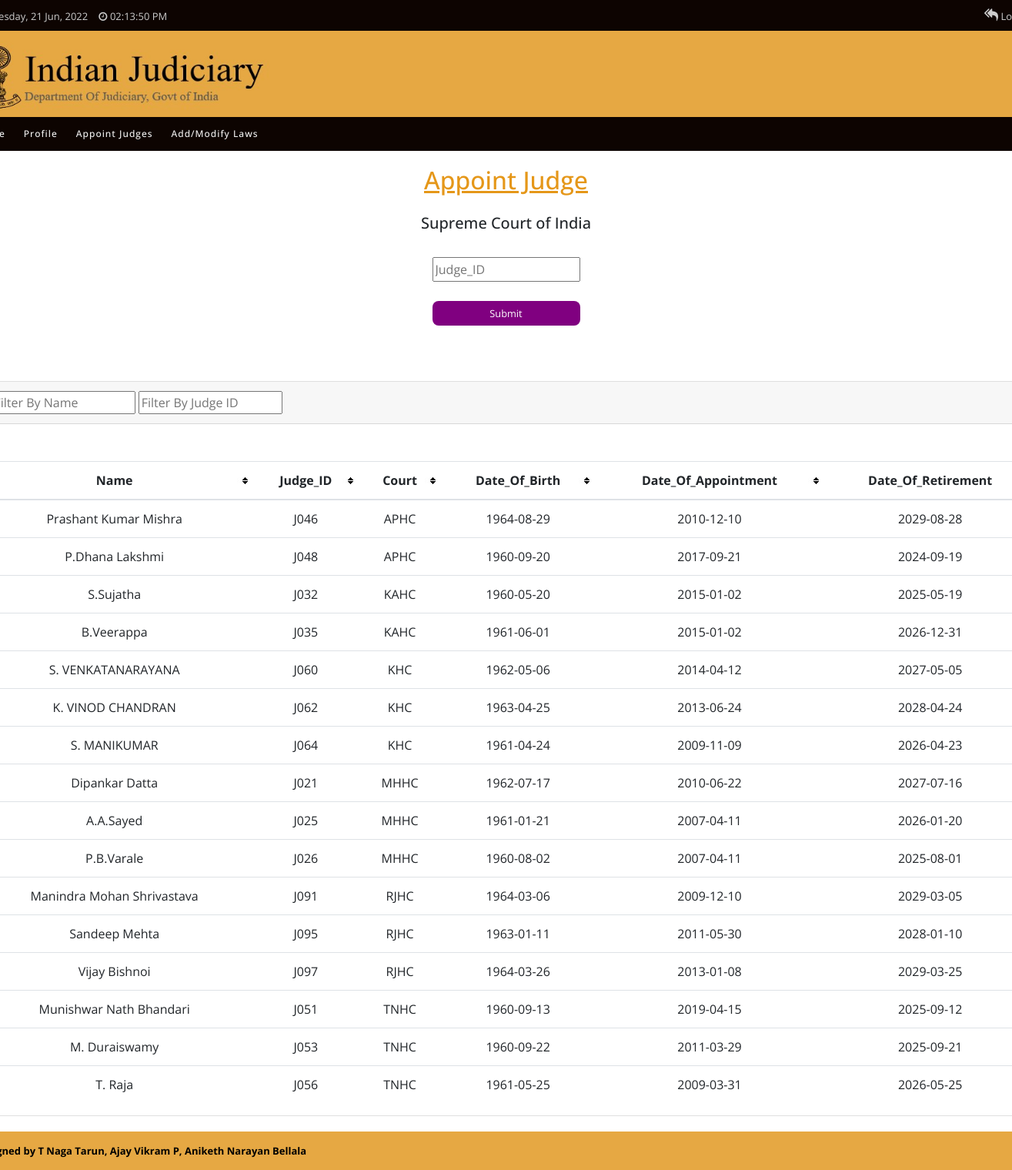
The app's page /appointjudges.php (signed in) with its own data.
### tables this page shows
CREATE TABLE `JUDGES` (
  `Judge_ID` varchar(255) NOT NULL,
  `Date_Of_Appointment` date NOT NULL,
  `Date_Of_Resignation` date NOT NULL,
  `Aadhaar_ID` bigint(20) NOT NULL,
  `Experience` int(11) NOT NULL,
  `Court_ID` varchar(255) NOT NULL,
  `Password` varchar(255) NOT NULL,
  `Status` enum('Active','Retired','Suspended') NOT NULL DEFAULT 'Active'
);

CREATE TABLE `BIODATA` (
  `Aadhaar_ID` bigint(12) NOT NULL,
  `Full_Name` varchar(255) NOT NULL,
  `Date_Of_Birth` date NOT NULL,
  `Address` varchar(100) NOT NULL,
  `Mobile_Number` bigint(20) NOT NULL,
  `Email_ID` varchar(255) NOT NULL,
  `Password` varchar(255) NOT NULL DEFAULT 'pass'
);

### appointjudges.php (the view, shortened to what this page needs)
<!DOCTYPE html PUBLIC "-//W3C//Dp XHTML 1.0 Transitional//EN" "http://www.w3.org/TR/xhtml1/Dp/xhtml1-transitional.dp">
<html xmlns="http://www.w3.org/1999/xhtml">
<head>
    <link rel="stylesheet" href="https://cdn.jsdelivr.net/npm/bootstrap@4.1.3/dist/css/bootstrap.min.css">
    <link rel="stylesheet" type="text/css" href="css/bootstrap.min.css" />
    <link id="pagestyle" rel="stylesheet" type="text/css" href="css/style.css" />
    <link rel="stylesheet" type="text/css" href="https://stackpath.bootstrapcdn.com/font-awesome/4.7.0/css/font-awesome.min.css" />
    <link rel="stylesheet" href="css/footer.css">
    <link rel="stylesheet" href="css/more_nav.css">
    <link rel="stylesheet" href="navigation/styles.css">
</head>
<body>
    <div class="top-header">
        <div class="container">
            <div class="row">
                <div class="col-md-4 col-12 text-md-left text-center leftmy">
                    <ul class="top_nav1">
                        <li><i class="fa fa-calendar"></i> <span id="datedisplay"></span></li>
                        <li><i class="fa fa-clock-o"></i> <span id="clockDisplay"></span></li>
                    </ul>
                </div>
                <div class="col-md-8 col-12 text-md-right text-center righthd">
                    <ul class="top_nav">
                        <li><a href="logout.php"><i class="fa fa-reply-all"></i> Logout</a></li>
                    </ul>
                </div>
            </div>
        </div>
    </div>
    <div class="header">
        <div class="container">
            <div class="row">
                <div class="logo"><a href="#"><img src="images/embnew.jpg" /></a></div>
                <div class="col-md-6 h_right text-right">
                </div>
            </div>
        </div>
    </div>
    <div id="myheader" class="main_navigation">
    <div class="container">
      <div class="row">
        <div id='cssmenu'>
           <ul>
            <li><a href="admin_welcome1.php">Home</a></li>
            <li><a href="admin_profile.php">Profile</a></li>
            <li><a href="appointjudges.php">Appoint Judges</a></li>
            <li ><a href="crud_laws.php"> Add/Modify Laws</a>
             </li>
           </ul>
        </div>
      </div>
    </div>
  </div>
    <div class="content" id="content_id">
        <h3 class="title2">Appoint Judge</h3>
        <h5>Supreme Court of India</h5>
        <?php
        $servername = "localhost";
        $username = "root";
        $password = "";
        $database = "INDIAN_JUDICIARY";
        $mysqli = new mysqli(
            $servername,
            $username,
            $password,
            $database
        );
$sql = "SELECT i.Full_Name as Full_Name,j.Judge_ID,i.Date_Of_Birth as DOB,j.Date_Of_Appointment as DOA,j.Date_Of_Resignation as DOR,j.Court_ID FROM BIODATA i,JUDGES j,COURTS k where i.Aadhaar_ID=j.Aadhaar_ID and j.Court_ID=k.Court_ID and j.Court_ID like '%HC%'; ";
$result = $mysqli->query($sql);
        $insert = false;
        if ($insert) {
            echo "<p style=\"color:green\">Judge '$aj' Appointed to Supreme Court of India!</p>";
        ?>
            <br>
        <?php
        } else {
        ?>
            <form action="./appointjudges.php" method="post">
                <input type="text" minlength="1" maxlength="6" name="ap_judge" id="ap_judge" placeholder="Judge_ID" required>
                <input type="submit" class="btn" name="appoint_judge" style="background-color:purple;" onclick="return confirm('Appoint as a Judge to supreme court');">
                <br>
            </form>
        <?php
        }
        ?>
    </div>
    <div class="container">
        <div class="row justify-content-center">
            <div class="col-md-12">
                <div class="card">
                    <div class="card-header">
                    <input type="text" id="filter0" placeholder="Filter By Name">
                            <input type="text" id="filter1" placeholder="Filter By Judge ID">
                            </div>
                    <br><br>
                    <table id="filter" class="table">
                        <thead>
                            <tr>
                                <th>Name</th>
                                <th>Judge_ID</th>
                                <th>Court</th>
                                <th>Date_Of_Birth</th>
                                <th>Date_Of_Appointment</th>
                                <th>Date_Of_Retirement</th>
                            </tr>
                        </thead>
                        <tbody>
                            <?php
               while($rows=$result->fetch_assoc())
                {
             ?>
                            <tr>
                                <td><?php echo $rows['Full_Name'];?></td>
                                <td><?php echo $rows['Judge_ID'];?></td>
                                <td><?php echo $rows['Court_ID'];?></td>
                                <td><?php echo $rows['DOB'];?></td>
                                <td><?php echo $rows['DOA'];?></td>
                                <td><?php echo $rows['DOR'];?></td>
               <?php } ?>
                            </tr>
                        </tbody>
                    </table>
                </div>
            </div>
        </div>
    </div>
    <div id="sub-footer">
        <div class="container">
            <div class="row">
                <div class="col-md-9">
                    <div class="copyright">
                        <p>
                            <span>Designed by T Naga Tarun, Ajay Vikram P, Aniketh Narayan Bellala</span>
                        </p>
                    </div>
                </div>
            </div>
        </div>
    </div>
<link rel="stylesheet" type="text/css" href="css\sorTable.css">
</body>
</html>

### css/style.css (style rules this page uses)
body { font-family: 'Open Sans' ; }
.title2 { color:#e59719; font-size:20px; display:inline; cursor:pointer; text-decoration:underline; font-family: 'Open Sans' ; }
.top-header { background:#0d0401; height:40px; line-height:40px; }
ul,li { margin:0px; padding:0px; }
.top_nav1 { list-style:none; }
.top_nav1 li { color:#ccc; font-size:13px; display:inline-block; cursor:pointer; font-family: 'Open Sans' ; }
.top_nav1 li:last-child { padding-left:10px; }
.top_nav { list-style:none; }
.top_nav li { color:#ccc; font-size:13px; display:inline-block; cursor:pointer; padding-left:5px; padding-right:5px; font-family: 'Open Sans' ; }
.top_nav li a { color:#ccc; }
.top_nav li i { font-size:18px; padding-left:10px; }
.header { background:#e6a843; padding:0px; }
.main_navigation { background:#0d0401; z-index:100000; }
.header img { width:80%; }
h1,h2,h3,h4,h5,h6,p,ul,li { margin:0px; padding:0px; }

### css/footer.css (style rules this page uses)
#sub-footer { background: #e6a843; text-shadow: none; color: #5d5d5d; padding: 0; height:50px; line-height:50px; margin: 20px 0 0 0; }
#sub-footer p { margin: 0; padding: 0; color:#000; font-size:13px; font-weight:bold; }
#sub-footer span { color: #000; }
.copyright { text-align: left; font-size: 13px; color: #000; }

### navigation/styles.css (style rules this page uses)
#cssmenu, #cssmenu ul, #cssmenu ul li, #cssmenu ul li a, #cssmenu #menu-button { margin: 0; padding: 2px; border: 0; list-style: none; line-height: 1; display: block; position: relative; -webkit-box-sizing: border-box; -moz-box-sizing: border-box; box-sizing: border-box; font-family: 'Open Sans' ; z-index:97; }
#cssmenu:after, #cssmenu > ul:after { content: "."; display: block; clear: both; visibility: hidden; line-height: 0; height: 0; }
#cssmenu { font-family: 'Oxygen-Regular'; width:100%; }
#cssmenu > ul > li { float: left; }
#cssmenu > ul > li > a { padding: 10px; font-size: 12px; font-weight:500; letter-spacing: 1px; text-decoration: none; color: #f2f2f2; text-transform:capitalize; }

### css/sorTable.css (style rules this page uses)
table.table thead tr th { background-repeat: no-repeat; background-position: center right; cursor: pointer; background-image: url(../images/bg.jpeg); }

### appointjudges.php (style rules this page uses)
.content { margin: 0; padding: 1rem 4rem; display: flex; flex-direction: column; align-items: center; }
.title2 { color: #e59719; font-size: 2rem; text-decoration: underline; font-family: 'Open Sans'; margin: 0.2rem auto 1.5rem auto; }
table { text-align: center; }
th { white-space: nowrap; }
form { display: flex; flex-direction: column; align-items: center; justify-content: center; padding: 1.2rem; }
form input, select, textarea { width: 12rem; height: 2rem; margin: 0.8rem; }
.btn { color: white; font-size: 0.8rem; border-radius: 0.5rem; cursor: pointer; }

### records on screen
judges: Aadhaar_ID.Full_Name "Prashant Kumar Mishra", Judge_ID "J046", Court_ID "APHC", Aadhaar_ID.Date_Of_Birth "1964-08-29", Date_Of_Appointment "2010-12-10", Date_Of_Resignation "2029-08-28"
judges: Aadhaar_ID.Full_Name "P.Dhana Lakshmi", Judge_ID "J048", Court_ID "APHC", Aadhaar_ID.Date_Of_Birth "1960-09-20", Date_Of_Appointment "2017-09-21", Date_Of_Resignation "2024-09-19"
judges: Aadhaar_ID.Full_Name "S.Sujatha", Judge_ID "J032", Court_ID "KAHC", Aadhaar_ID.Date_Of_Birth "1960-05-20", Date_Of_Appointment "2015-01-02", Date_Of_Resignation "2025-05-19"
judges: Aadhaar_ID.Full_Name "B.Veerappa", Judge_ID "J035", Court_ID "KAHC", Aadhaar_ID.Date_Of_Birth "1961-06-01", Date_Of_Appointment "2015-01-02", Date_Of_Resignation "2026-12-31"
judges: Aadhaar_ID.Full_Name "S. VENKATANARAYANA", Judge_ID "J060", Court_ID "KHC", Aadhaar_ID.Date_Of_Birth "1962-05-06", Date_Of_Appointment "2014-04-12", Date_Of_Resignation "2027-05-05"
judges: Aadhaar_ID.Full_Name "K. VINOD CHANDRAN", Judge_ID "J062", Court_ID "KHC", Aadhaar_ID.Date_Of_Birth "1963-04-25", Date_Of_Appointment "2013-06-24", Date_Of_Resignation "2028-04-24"
judges: Aadhaar_ID.Full_Name "S. MANIKUMAR", Judge_ID "J064", Court_ID "KHC", Aadhaar_ID.Date_Of_Birth "1961-04-24", Date_Of_Appointment "2009-11-09", Date_Of_Resignation "2026-04-23"
judges: Aadhaar_ID.Full_Name "Dipankar Datta", Judge_ID "J021", Court_ID "MHHC", Aadhaar_ID.Date_Of_Birth "1962-07-17", Date_Of_Appointment "2010-06-22", Date_Of_Resignation "2027-07-16"
judges: Aadhaar_ID.Full_Name "A.A.Sayed", Judge_ID "J025", Court_ID "MHHC", Aadhaar_ID.Date_Of_Birth "1961-01-21", Date_Of_Appointment "2007-04-11", Date_Of_Resignation "2026-01-20"
judges: Aadhaar_ID.Full_Name "P.B.Varale", Judge_ID "J026", Court_ID "MHHC", Aadhaar_ID.Date_Of_Birth "1960-08-02", Date_Of_Appointment "2007-04-11", Date_Of_Resignation "2025-08-01"
judges: Aadhaar_ID.Full_Name "Manindra Mohan Shrivastava", Judge_ID "J091", Court_ID "RJHC", Aadhaar_ID.Date_Of_Birth "1964-03-06", Date_Of_Appointment "2009-12-10", Date_Of_Resignation "2029-03-05"
judges: Aadhaar_ID.Full_Name "Sandeep Mehta", Judge_ID "J095", Court_ID "RJHC", Aadhaar_ID.Date_Of_Birth "1963-01-11", Date_Of_Appointment "2011-05-30", Date_Of_Resignation "2028-01-10"
judges: Aadhaar_ID.Full_Name "Vijay Bishnoi", Judge_ID "J097", Court_ID "RJHC", Aadhaar_ID.Date_Of_Birth "1964-03-26", Date_Of_Appointment "2013-01-08", Date_Of_Resignation "2029-03-25"
judges: Aadhaar_ID.Full_Name "Munishwar Nath Bhandari", Judge_ID "J051", Court_ID "TNHC", Aadhaar_ID.Date_Of_Birth "1960-09-13", Date_Of_Appointment "2019-04-15", Date_Of_Resignation "2025-09-12"
judges: Aadhaar_ID.Full_Name "M. Duraiswamy", Judge_ID "J053", Court_ID "TNHC", Aadhaar_ID.Date_Of_Birth "1960-09-22", Date_Of_Appointment "2011-03-29", Date_Of_Resignation "2025-09-21"
judges: Aadhaar_ID.Full_Name "T. Raja", Judge_ID "J056", Court_ID "TNHC", Aadhaar_ID.Date_Of_Birth "1961-05-25", Date_Of_Appointment "2009-03-31", Date_Of_Resignation "2026-05-25"
